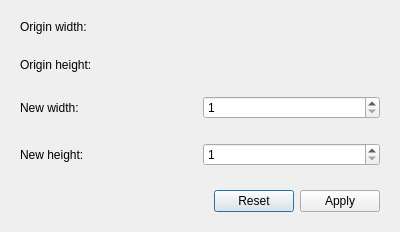
<?xml version="1.0" encoding="UTF-8"?>
<ui version="4.0">
 <class>ScaleDialog</class>
 <widget class="QDialog" name="ScaleDialog">
  <property name="geometry">
   <rect>
    <x>0</x>
    <y>0</y>
    <width>400</width>
    <height>229</height>
   </rect>
  </property>
  <property name="windowTitle">
   <string>Scaling</string>
  </property>
  <layout class="QVBoxLayout" name="verticalLayout">
   <item>
    <widget class="QWidget" name="widget" native="true">
     <layout class="QHBoxLayout" name="horizontalLayout">
      <property name="margin">
       <number>9</number>
      </property>
      <item>
       <widget class="QLabel" name="label">
        <property name="text">
         <string>Origin width: </string>
        </property>
       </widget>
      </item>
      <item>
       <widget class="QLabel" name="oWidthLabel">
        <property name="text">
         <string/>
        </property>
       </widget>
      </item>
     </layout>
    </widget>
   </item>
   <item>
    <widget class="QWidget" name="widget_2" native="true">
     <layout class="QHBoxLayout" name="horizontalLayout_2">
      <item>
       <widget class="QLabel" name="label_2">
        <property name="text">
         <string>Origin height:</string>
        </property>
       </widget>
      </item>
      <item>
       <widget class="QLabel" name="oHeightLabel">
        <property name="text">
         <string/>
        </property>
       </widget>
      </item>
     </layout>
    </widget>
   </item>
   <item>
    <widget class="QWidget" name="widget_3" native="true">
     <layout class="QHBoxLayout" name="horizontalLayout_3">
      <item>
       <widget class="QLabel" name="label_3">
        <property name="text">
         <string>New width: </string>
        </property>
       </widget>
      </item>
      <item>
       <widget class="QSpinBox" name="widthSpin">
        <property name="minimum">
         <number>1</number>
        </property>
        <property name="maximum">
         <number>4096</number>
        </property>
       </widget>
      </item>
     </layout>
    </widget>
   </item>
   <item>
    <widget class="QWidget" name="widget_4" native="true">
     <layout class="QHBoxLayout" name="horizontalLayout_4">
      <item>
       <widget class="QLabel" name="label_4">
        <property name="text">
         <string>New height: </string>
        </property>
       </widget>
      </item>
      <item>
       <widget class="QSpinBox" name="heightSpin">
        <property name="minimum">
         <number>1</number>
        </property>
        <property name="maximum">
         <number>4096</number>
        </property>
       </widget>
      </item>
     </layout>
    </widget>
   </item>
   <item>
    <spacer name="verticalSpacer">
     <property name="orientation">
      <enum>Qt::Vertical</enum>
     </property>
     <property name="sizeHint" stdset="0">
      <size>
       <width>20</width>
       <height>40</height>
      </size>
     </property>
    </spacer>
   </item>
   <item>
    <widget class="QWidget" name="widget_5" native="true">
     <layout class="QHBoxLayout" name="horizontalLayout_5">
      <item>
       <spacer name="horizontalSpacer">
        <property name="orientation">
         <enum>Qt::Horizontal</enum>
        </property>
        <property name="sizeHint" stdset="0">
         <size>
          <width>40</width>
          <height>20</height>
         </size>
        </property>
       </spacer>
      </item>
      <item>
       <widget class="QPushButton" name="resetButton">
        <property name="text">
         <string>Reset</string>
        </property>
       </widget>
      </item>
      <item>
       <widget class="QPushButton" name="applyButton">
        <property name="text">
         <string>Apply</string>
        </property>
       </widget>
      </item>
     </layout>
    </widget>
   </item>
  </layout>
 </widget>
 <resources/>
 <connections/>
</ui>
